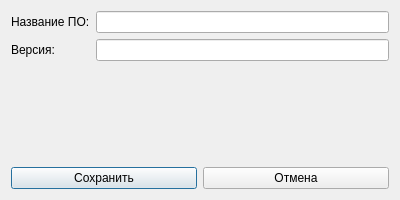
<?xml version="1.0" encoding="UTF-8"?>
<ui version="4.0">
 <class>SoftwareDialog</class>
 <widget class="QDialog" name="SoftwareDialog">
  <property name="geometry">
   <rect>
    <x>0</x>
    <y>0</y>
    <width>400</width>
    <height>200</height>
   </rect>
  </property>
  <property name="windowTitle">
   <string>Добавление ПО</string>
  </property>
  <layout class="QVBoxLayout" name="verticalLayout">
   <item>
    <layout class="QFormLayout" name="formLayout">
     <item row="0" column="0">
      <widget class="QLabel" name="labelSoftName">
       <property name="text">
        <string>Название ПО:</string>
       </property>
      </widget>
     </item>
     <item row="0" column="1">
      <widget class="QLineEdit" name="editSoftName"/>
     </item>
     <item row="1" column="0">
      <widget class="QLabel" name="labelVersion">
       <property name="text">
        <string>Версия:</string>
       </property>
      </widget>
     </item>
     <item row="1" column="1">
      <widget class="QLineEdit" name="editVersion"/>
     </item>
    </layout>
   </item>
   <item>
    <layout class="QHBoxLayout" name="horizontalLayout">
     <item>
      <widget class="QPushButton" name="btnSave">
       <property name="text">
        <string>Сохранить</string>
       </property>
      </widget>
     </item>
     <item>
      <widget class="QPushButton" name="btnCancel">
       <property name="text">
        <string>Отмена</string>
       </property>
      </widget>
     </item>
    </layout>
   </item>
  </layout>
 </widget>
 <resources/>
 <connections/>
</ui>
